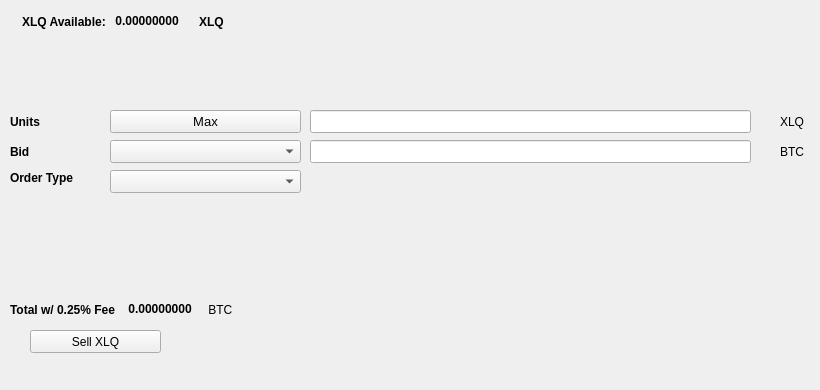
   <widget class="QWidget" name="SellTab">
    <attribute name="title">
     <string>Sell</string>
    </attribute>
    <widget class="QLabel" name="label_16">
     <property name="geometry">
      <rect>
       <x>780</x>
       <y>140</y>
       <width>31</width>
       <height>23</height>
      </rect>
     </property>
     <property name="text">
      <string>BTC</string>
     </property>
    </widget>
    <widget class="QComboBox" name="SellBidcomboBox">
     <property name="geometry">
      <rect>
       <x>110</x>
       <y>140</y>
       <width>191</width>
       <height>23</height>
      </rect>
     </property>
     <property name="font">
      <font>
       <pointsize>10</pointsize>
      </font>
     </property>
    </widget>
    <widget class="QLabel" name="label_18">
     <property name="geometry">
      <rect>
       <x>10</x>
       <y>110</y>
       <width>46</width>
       <height>23</height>
      </rect>
     </property>
     <property name="font">
      <font>
       <weight>75</weight>
       <bold>true</bold>
      </font>
     </property>
     <property name="text">
      <string>Units</string>
     </property>
    </widget>
    <widget class="QPushButton" name="Sell_Max_Amount">
     <property name="geometry">
      <rect>
       <x>110</x>
       <y>110</y>
       <width>191</width>
       <height>23</height>
      </rect>
     </property>
     <property name="font">
      <font>
       <pointsize>10</pointsize>
      </font>
     </property>
     <property name="text">
      <string>Max</string>
     </property>
    </widget>
    <widget class="QLabel" name="label_20">
     <property name="geometry">
      <rect>
       <x>10</x>
       <y>170</y>
       <width>91</width>
       <height>16</height>
      </rect>
     </property>
     <property name="font">
      <font>
       <weight>75</weight>
       <bold>true</bold>
      </font>
     </property>
     <property name="text">
      <string>Order Type</string>
     </property>
    </widget>
    <widget class="QComboBox" name="SellOrdertypeCombo">
     <property name="geometry">
      <rect>
       <x>110</x>
       <y>170</y>
       <width>191</width>
       <height>23</height>
      </rect>
     </property>
     <property name="font">
      <font>
       <pointsize>10</pointsize>
      </font>
     </property>
    </widget>
    <widget class="QLabel" name="label_21">
     <property name="geometry">
      <rect>
       <x>10</x>
       <y>140</y>
       <width>46</width>
       <height>23</height>
      </rect>
     </property>
     <property name="font">
      <font>
       <weight>75</weight>
       <bold>true</bold>
      </font>
     </property>
     <property name="text">
      <string>Bid</string>
     </property>
    </widget>
    <widget class="QLabel" name="label_22">
     <property name="geometry">
      <rect>
       <x>780</x>
       <y>110</y>
       <width>31</width>
       <height>23</height>
      </rect>
     </property>
     <property name="text">
      <string>XLQ</string>
     </property>
    </widget>
    <widget class="QLineEdit" name="UnitsInputXLQ">
     <property name="geometry">
      <rect>
       <x>310</x>
       <y>110</y>
       <width>441</width>
       <height>23</height>
      </rect>
     </property>
     <property name="font">
      <font>
       <pointsize>9</pointsize>
       <weight>75</weight>
       <bold>true</bold>
      </font>
     </property>
    </widget>
    <widget class="QLineEdit" name="SellBidPriceEdit">
     <property name="geometry">
      <rect>
       <x>310</x>
       <y>140</y>
       <width>441</width>
       <height>23</height>
      </rect>
     </property>
     <property name="font">
      <font>
       <pointsize>9</pointsize>
       <weight>75</weight>
       <bold>true</bold>
      </font>
     </property>
    </widget>
    <widget class="QPushButton" name="SellXLQBTN">
     <property name="geometry">
      <rect>
       <x>30</x>
       <y>330</y>
       <width>131</width>
       <height>23</height>
      </rect>
     </property>
     <property name="text">
      <string>Sell XLQ</string>
     </property>
     <property name="icon">
      <iconset resource="../adeptio">
       <normaloff>:/icons/bitcoin</normaloff>:/icons/bitcoin</iconset>
     </property>
    </widget>
    <widget class="QWidget" name="layoutWidget3">
     <property name="geometry">
      <rect>
       <x>22</x>
       <y>12</y>
       <width>258</width>
       <height>19</height>
      </rect>
     </property>
     <layout class="QHBoxLayout" name="horizontalLayout">
      <item>
       <widget class="QLabel" name="label232_2">
        <property name="font">
         <font>
          <weight>75</weight>
          <bold>true</bold>
         </font>
        </property>
        <property name="text">
         <string>XLQ Available:</string>
        </property>
       </widget>
      </item>
      <item>
       <widget class="QLabel" name="XLQAvailableLabel">
        <property name="palette">
         <palette>
          <active>
           <colorrole role="WindowText">
            <brush brushstyle="SolidPattern">
             <color alpha="255">
              <red>0</red>
              <green>0</green>
              <blue>0</blue>
             </color>
            </brush>
           </colorrole>
           <colorrole role="Button">
            <brush brushstyle="SolidPattern">
             <color alpha="255">
              <red>0</red>
              <green>170</green>
              <blue>0</blue>
             </color>
            </brush>
           </colorrole>
           <colorrole role="Light">
            <brush brushstyle="SolidPattern">
             <color alpha="255">
              <red>0</red>
              <green>255</green>
              <blue>0</blue>
             </color>
            </brush>
           </colorrole>
           <colorrole role="Midlight">
            <brush brushstyle="SolidPattern">
             <color alpha="255">
              <red>0</red>
              <green>212</green>
              <blue>0</blue>
             </color>
            </brush>
           </colorrole>
           <colorrole role="Dark">
            <brush brushstyle="SolidPattern">
             <color alpha="255">
              <red>0</red>
              <green>85</green>
              <blue>0</blue>
             </color>
            </brush>
           </colorrole>
           <colorrole role="Mid">
            <brush brushstyle="SolidPattern">
             <color alpha="255">
              <red>0</red>
              <green>113</green>
              <blue>0</blue>
             </color>
            </brush>
           </colorrole>
           <colorrole role="Text">
            <brush brushstyle="SolidPattern">
             <color alpha="255">
              <red>0</red>
              <green>170</green>
              <blue>0</blue>
             </color>
            </brush>
           </colorrole>
           <colorrole role="BrightText">
            <brush brushstyle="SolidPattern">
             <color alpha="255">
              <red>255</red>
              <green>255</green>
              <blue>255</blue>
             </color>
            </brush>
           </colorrole>
           <colorrole role="ButtonText">
            <brush brushstyle="SolidPattern">
             <color alpha="255">
              <red>0</red>
              <green>0</green>
              <blue>0</blue>
             </color>
            </brush>
           </colorrole>
           <colorrole role="Base">
            <brush brushstyle="SolidPattern">
             <color alpha="255">
              <red>255</red>
              <green>255</green>
              <blue>255</blue>
             </color>
            </brush>
           </colorrole>
           <colorrole role="Window">
            <brush brushstyle="SolidPattern">
             <color alpha="255">
              <red>0</red>
              <green>170</green>
              <blue>0</blue>
             </color>
            </brush>
           </colorrole>
           <colorrole role="Shadow">
            <brush brushstyle="SolidPattern">
             <color alpha="255">
              <red>0</red>
              <green>0</green>
              <blue>0</blue>
             </color>
            </brush>
           </colorrole>
           <colorrole role="AlternateBase">
            <brush brushstyle="SolidPattern">
             <color alpha="255">
              <red>127</red>
              <green>212</green>
              <blue>127</blue>
             </color>
            </brush>
           </colorrole>
           <colorrole role="ToolTipBase">
            <brush brushstyle="SolidPattern">
             <color alpha="255">
              <red>255</red>
              <green>255</green>
              <blue>220</blue>
             </color>
            </brush>
           </colorrole>
           <colorrole role="ToolTipText">
            <brush brushstyle="SolidPattern">
             <color alpha="255">
              <red>0</red>
              <green>0</green>
              <blue>0</blue>
             </color>
            </brush>
           </colorrole>
          </active>
          <inactive>
           <colorrole role="WindowText">
            <brush brushstyle="SolidPattern">
             <color alpha="255">
              <red>0</red>
              <green>0</green>
              <blue>0</blue>
             </color>
            </brush>
           </colorrole>
           <colorrole role="Button">
            <brush brushstyle="SolidPattern">
             <color alpha="255">
              <red>0</red>
              <green>170</green>
              <blue>0</blue>
             </color>
            </brush>
           </colorrole>
           <colorrole role="Light">
            <brush brushstyle="SolidPattern">
             <color alpha="255">
              <red>0</red>
              <green>255</green>
              <blue>0</blue>
             </color>
            </brush>
           </colorrole>
           <colorrole role="Midlight">
            <brush brushstyle="SolidPattern">
             <color alpha="255">
              <red>0</red>
              <green>212</green>
              <blue>0</blue>
             </color>
            </brush>
           </colorrole>
           <colorrole role="Dark">
            <brush brushstyle="SolidPattern">
             <color alpha="255">
              <red>0</red>
              <green>85</green>
              <blue>0</blue>
             </color>
            </brush>
           </colorrole>
           <colorrole role="Mid">
            <brush brushstyle="SolidPattern">
             <color alpha="255">
              <red>0</red>
              <green>113</green>
              <blue>0</blue>
             </color>
            </brush>
           </colorrole>
           <colorrole role="Text">
            <brush brushstyle="SolidPattern">
             <color alpha="255">
              <red>0</red>
              <green>170</green>
              <blue>0</blue>
             </color>
            </brush>
           </colorrole>
           <colorrole role="BrightText">
            <brush brushstyle="SolidPattern">
             <color alpha="255">
              <red>255</red>
              <green>255</green>
              <blue>255</blue>
             </color>
            </brush>
           </colorrole>
           <colorrole role="ButtonText">
            <brush brushstyle="SolidPattern">
             <color alpha="255">
              <red>0</red>
              <green>0</green>
              <blue>0</blue>
             </color>
            </brush>
           </colorrole>
           <colorrole role="Base">
            <brush brushstyle="SolidPattern">
             <color alpha="255">
              <red>255</red>
              <green>255</green>
              <blue>255</blue>
             </color>
            </brush>
           </colorrole>
           <colorrole role="Window">
            <brush brushstyle="SolidPattern">
             <color alpha="255">
              <red>0</red>
              <green>170</green>
              <blue>0</blue>
             </color>
            </brush>
           </colorrole>
           <colorrole role="Shadow">
            <brush brushstyle="SolidPattern">
             <color alpha="255">
              <red>0</red>
              <green>0</green>
              <blue>0</blue>
             </color>
            </brush>
           </colorrole>
           <colorrole role="AlternateBase">
            <brush brushstyle="SolidPattern">
             <color alpha="255">
              <red>127</red>
              <green>212</green>
              <blue>127</blue>
             </color>
            </brush>
           </colorrole>
           <colorrole role="ToolTipBase">
            <brush brushstyle="SolidPattern">
             <color alpha="255">
              <red>255</red>
              <green>255</green>
              <blue>220</blue>
             </color>
            </brush>
           </colorrole>
           <colorrole role="ToolTipText">
            <brush brushstyle="SolidPattern">
             <color alpha="255">
              <red>0</red>
              <green>0</green>
              <blue>0</blue>
             </color>
            </brush>
           </colorrole>
          </inactive>
          <disabled>
           <colorrole role="WindowText">
            <brush brushstyle="SolidPattern">
             <color alpha="255">
              <red>0</red>
              <green>85</green>
              <blue>0</blue>
             </color>
            </brush>
           </colorrole>
           <colorrole role="Button">
            <brush brushstyle="SolidPattern">
             <color alpha="255">
              <red>0</red>
              <green>170</green>
              <blue>0</blue>
             </color>
            </brush>
           </colorrole>
           <colorrole role="Light">
            <brush brushstyle="SolidPattern">
             <color alpha="255">
              <red>0</red>
              <green>255</green>
              <blue>0</blue>
             </color>
            </brush>
           </colorrole>
           <colorrole role="Midlight">
            <brush brushstyle="SolidPattern">
             <color alpha="255">
              <red>0</red>
              <green>212</green>
              <blue>0</blue>
             </color>
            </brush>
           </colorrole>
           <colorrole role="Dark">
            <brush brushstyle="SolidPattern">
             <color alpha="255">
              <red>0</red>
              <green>85</green>
              <blue>0</blue>
             </color>
            </brush>
           </colorrole>
           <colorrole role="Mid">
            <brush brushstyle="SolidPattern">
             <color alpha="255">
              <red>0</red>
              <green>113</green>
              <blue>0</blue>
             </color>
            </brush>
           </colorrole>
           <colorrole role="Text">
            <brush brushstyle="SolidPattern">
             <color alpha="255">
              <red>0</red>
              <green>85</green>
              <blue>0</blue>
             </color>
            </brush>
           </colorrole>
           <colorrole role="BrightText">
            <brush brushstyle="SolidPattern">
             <color alpha="255">
              <red>255</red>
              <green>255</green>
              <blue>255</blue>
             </color>
            </brush>
           </colorrole>
           <colorrole role="ButtonText">
            <brush brushstyle="SolidPattern">
             <color alpha="255">
              <red>0</red>
              <green>85</green>
              <blue>0</blue>
             </color>
            </brush>
           </colorrole>
           <colorrole role="Base">
            <brush brushstyle="SolidPattern">
             <color alpha="255">
              <red>0</red>
              <green>170</green>
              <blue>0</blue>
             </color>
            </brush>
           </colorrole>
           <colorrole role="Window">
            <brush brushstyle="SolidPattern">
             <color alpha="255">
              <red>0</red>
              <green>170</green>
              <blue>0</blue>
             </color>
            </brush>
           </colorrole>
           <colorrole role="Shadow">
            <brush brushstyle="SolidPattern">
             <color alpha="255">
              <red>0</red>
              <green>0</green>
              <blue>0</blue>
             </color>
            </brush>
           </colorrole>
           <colorrole role="AlternateBase">
            <brush brushstyle="SolidPattern">
             <color alpha="255">
              <red>0</red>
              <green>170</green>
              <blue>0</blue>
             </color>
            </brush>
           </colorrole>
           <colorrole role="ToolTipBase">
            <brush brushstyle="SolidPattern">
             <color alpha="255">
              <red>255</red>
              <green>255</green>
              <blue>220</blue>
             </color>
            </brush>
           </colorrole>
           <colorrole role="ToolTipText">
            <brush brushstyle="SolidPattern">
             <color alpha="255">
              <red>0</red>
              <green>0</green>
              <blue>0</blue>
             </color>
            </brush>
           </colorrole>
          </disabled>
         </palette>
        </property>
        <property name="font">
         <font>
          <weight>75</weight>
          <bold>true</bold>
         </font>
        </property>
        <property name="text">
         <string> 0.00000000 </string>
        </property>
        <property name="textInteractionFlags">
         <set>Qt::LinksAccessibleByMouse|Qt::TextSelectableByKeyboard|Qt::TextSelectableByMouse</set>
        </property>
       </widget>
      </item>
      <item>
       <widget class="QLabel" name="labelXLQ">
        <property name="font">
         <font>
          <weight>75</weight>
          <bold>true</bold>
         </font>
        </property>
        <property name="text">
         <string>XLQ</string>
        </property>
       </widget>
      </item>
     </layout>
    </widget>
    <widget class="QWidget" name="layoutWidget">
     <property name="geometry">
      <rect>
       <x>10</x>
       <y>300</y>
       <width>268</width>
       <height>19</height>
      </rect>
     </property>
     <layout class="QHBoxLayout" name="horizontalLayout_2">
      <item>
       <widget class="QLabel" name="label_19">
        <property name="font">
         <font>
          <weight>75</weight>
          <bold>true</bold>
         </font>
        </property>
        <property name="text">
         <string>Total w/ 0.25% Fee </string>
        </property>
       </widget>
      </item>
      <item>
       <widget class="QLabel" name="SellCostLabel">
        <property name="palette">
         <palette>
          <active>
           <colorrole role="WindowText">
            <brush brushstyle="SolidPattern">
             <color alpha="255">
              <red>0</red>
              <green>0</green>
              <blue>0</blue>
             </color>
            </brush>
           </colorrole>
           <colorrole role="Button">
            <brush brushstyle="SolidPattern">
             <color alpha="255">
              <red>0</red>
              <green>170</green>
              <blue>0</blue>
             </color>
            </brush>
           </colorrole>
           <colorrole role="Light">
            <brush brushstyle="SolidPattern">
             <color alpha="255">
              <red>0</red>
              <green>255</green>
              <blue>0</blue>
             </color>
            </brush>
           </colorrole>
           <colorrole role="Midlight">
            <brush brushstyle="SolidPattern">
             <color alpha="255">
              <red>0</red>
              <green>212</green>
              <blue>0</blue>
             </color>
            </brush>
           </colorrole>
           <colorrole role="Dark">
            <brush brushstyle="SolidPattern">
             <color alpha="255">
              <red>0</red>
              <green>85</green>
              <blue>0</blue>
             </color>
            </brush>
           </colorrole>
           <colorrole role="Mid">
            <brush brushstyle="SolidPattern">
             <color alpha="255">
              <red>0</red>
              <green>113</green>
              <blue>0</blue>
             </color>
            </brush>
           </colorrole>
           <colorrole role="Text">
            <brush brushstyle="SolidPattern">
             <color alpha="255">
              <red>0</red>
              <green>170</green>
              <blue>0</blue>
             </color>
            </brush>
           </colorrole>
           <colorrole role="BrightText">
            <brush brushstyle="SolidPattern">
             <color alpha="255">
              <red>255</red>
              <green>255</green>
              <blue>255</blue>
             </color>
            </brush>
           </colorrole>
           <colorrole role="ButtonText">
            <brush brushstyle="SolidPattern">
             <color alpha="255">
              <red>0</red>
              <green>0</green>
              <blue>0</blue>
             </color>
            </brush>
           </colorrole>
           <colorrole role="Base">
            <brush brushstyle="SolidPattern">
             <color alpha="255">
              <red>255</red>
              <green>255</green>
              <blue>255</blue>
             </color>
            </brush>
           </colorrole>
           <colorrole role="Window">
            <brush brushstyle="SolidPattern">
             <color alpha="255">
              <red>0</red>
              <green>170</green>
              <blue>0</blue>
             </color>
            </brush>
           </colorrole>
           <colorrole role="Shadow">
            <brush brushstyle="SolidPattern">
             <color alpha="255">
              <red>0</red>
              <green>0</green>
              <blue>0</blue>
             </color>
            </brush>
           </colorrole>
           <colorrole role="AlternateBase">
            <brush brushstyle="SolidPattern">
             <color alpha="255">
              <red>127</red>
              <green>212</green>
              <blue>127</blue>
             </color>
            </brush>
           </colorrole>
           <colorrole role="ToolTipBase">
            <brush brushstyle="SolidPattern">
             <color alpha="255">
              <red>255</red>
              <green>255</green>
              <blue>220</blue>
             </color>
            </brush>
           </colorrole>
           <colorrole role="ToolTipText">
            <brush brushstyle="SolidPattern">
             <color alpha="255">
              <red>0</red>
              <green>0</green>
              <blue>0</blue>
             </color>
            </brush>
           </colorrole>
          </active>
          <inactive>
           <colorrole role="WindowText">
            <brush brushstyle="SolidPattern">
             <color alpha="255">
              <red>0</red>
              <green>0</green>
              <blue>0</blue>
             </color>
            </brush>
           </colorrole>
           <colorrole role="Button">
            <brush brushstyle="SolidPattern">
             <color alpha="255">
              <red>0</red>
              <green>170</green>
              <blue>0</blue>
             </color>
            </brush>
           </colorrole>
           <colorrole role="Light">
            <brush brushstyle="SolidPattern">
             <color alpha="255">
              <red>0</red>
              <green>255</green>
              <blue>0</blue>
             </color>
            </brush>
           </colorrole>
           <colorrole role="Midlight">
            <brush brushstyle="SolidPattern">
             <color alpha="255">
              <red>0</red>
              <green>212</green>
              <blue>0</blue>
             </color>
            </brush>
           </colorrole>
           <colorrole role="Dark">
            <brush brushstyle="SolidPattern">
             <color alpha="255">
              <red>0</red>
              <green>85</green>
              <blue>0</blue>
             </color>
            </brush>
           </colorrole>
           <colorrole role="Mid">
            <brush brushstyle="SolidPattern">
             <color alpha="255">
              <red>0</red>
              <green>113</green>
              <blue>0</blue>
             </color>
            </brush>
           </colorrole>
           <colorrole role="Text">
            <brush brushstyle="SolidPattern">
             <color alpha="255">
              <red>0</red>
              <green>170</green>
              <blue>0</blue>
             </color>
            </brush>
           </colorrole>
           <colorrole role="BrightText">
            <brush brushstyle="SolidPattern">
             <color alpha="255">
              <red>255</red>
              <green>255</green>
              <blue>255</blue>
             </color>
            </brush>
           </colorrole>
           <colorrole role="ButtonText">
            <brush brushstyle="SolidPattern">
             <color alpha="255">
              <red>0</red>
              <green>0</green>
              <blue>0</blue>
             </color>
            </brush>
           </colorrole>
           <colorrole role="Base">
            <brush brushstyle="SolidPattern">
             <color alpha="255">
              <red>255</red>
              <green>255</green>
              <blue>255</blue>
             </color>
            </brush>
           </colorrole>
           <colorrole role="Window">
            <brush brushstyle="SolidPattern">
             <color alpha="255">
              <red>0</red>
              <green>170</green>
              <blue>0</blue>
             </color>
            </brush>
           </colorrole>
           <colorrole role="Shadow">
            <brush brushstyle="SolidPattern">
             <color alpha="255">
              <red>0</red>
              <green>0</green>
              <blue>0</blue>
             </color>
            </brush>
           </colorrole>
           <colorrole role="AlternateBase">
            <brush brushstyle="SolidPattern">
             <color alpha="255">
              <red>127</red>
              <green>212</green>
              <blue>127</blue>
             </color>
            </brush>
           </colorrole>
           <colorrole role="ToolTipBase">
            <brush brushstyle="SolidPattern">
             <color alpha="255">
              <red>255</red>
              <green>255</green>
              <blue>220</blue>
             </color>
            </brush>
           </colorrole>
           <colorrole role="ToolTipText">
            <brush brushstyle="SolidPattern">
             <color alpha="255">
              <red>0</red>
              <green>0</green>
              <blue>0</blue>
             </color>
            </brush>
           </colorrole>
          </inactive>
          <disabled>
           <colorrole role="WindowText">
            <brush brushstyle="SolidPattern">
             <color alpha="255">
              <red>0</red>
              <green>85</green>
              <blue>0</blue>
             </color>
            </brush>
           </colorrole>
           <colorrole role="Button">
            <brush brushstyle="SolidPattern">
             <color alpha="255">
              <red>0</red>
              <green>170</green>
              <blue>0</blue>
             </color>
            </brush>
           </colorrole>
           <colorrole role="Light">
            <brush brushstyle="SolidPattern">
             <color alpha="255">
              <red>0</red>
              <green>255</green>
              <blue>0</blue>
             </color>
            </brush>
           </colorrole>
           <colorrole role="Midlight">
            <brush brushstyle="SolidPattern">
             <color alpha="255">
              <red>0</red>
              <green>212</green>
              <blue>0</blue>
             </color>
            </brush>
           </colorrole>
           <colorrole role="Dark">
            <brush brushstyle="SolidPattern">
             <color alpha="255">
              <red>0</red>
              <green>85</green>
              <blue>0</blue>
             </color>
            </brush>
           </colorrole>
           <colorrole role="Mid">
            <brush brushstyle="SolidPattern">
             <color alpha="255">
              <red>0</red>
              <green>113</green>
              <blue>0</blue>
             </color>
            </brush>
           </colorrole>
           <colorrole role="Text">
            <brush brushstyle="SolidPattern">
             <color alpha="255">
              <red>0</red>
              <green>85</green>
              <blue>0</blue>
             </color>
            </brush>
           </colorrole>
           <colorrole role="BrightText">
            <brush brushstyle="SolidPattern">
             <color alpha="255">
              <red>255</red>
              <green>255</green>
              <blue>255</blue>
             </color>
            </brush>
           </colorrole>
           <colorrole role="ButtonText">
            <brush brushstyle="SolidPattern">
             <color alpha="255">
              <red>0</red>
              <green>85</green>
              <blue>0</blue>
             </color>
            </brush>
           </colorrole>
           <colorrole role="Base">
            <brush brushstyle="SolidPattern">
             <color alpha="255">
              <red>0</red>
              <green>170</green>
              <blue>0</blue>
             </color>
            </brush>
           </colorrole>
           <colorrole role="Window">
            <brush brushstyle="SolidPattern">
             <color alpha="255">
              <red>0</red>
              <green>170</green>
              <blue>0</blue>
             </color>
            </brush>
           </colorrole>
           <colorrole role="Shadow">
            <brush brushstyle="SolidPattern">
             <color alpha="255">
              <red>0</red>
              <green>0</green>
              <blue>0</blue>
             </color>
            </brush>
           </colorrole>
           <colorrole role="AlternateBase">
            <brush brushstyle="SolidPattern">
             <color alpha="255">
              <red>0</red>
              <green>170</green>
              <blue>0</blue>
             </color>
            </brush>
           </colorrole>
           <colorrole role="ToolTipBase">
            <brush brushstyle="SolidPattern">
             <color alpha="255">
              <red>255</red>
              <green>255</green>
              <blue>220</blue>
             </color>
            </brush>
           </colorrole>
           <colorrole role="ToolTipText">
            <brush brushstyle="SolidPattern">
             <color alpha="255">
              <red>0</red>
              <green>0</green>
              <blue>0</blue>
             </color>
            </brush>
           </colorrole>
          </disabled>
         </palette>
        </property>
        <property name="font">
         <font>
          <weight>75</weight>
          <bold>true</bold>
         </font>
        </property>
        <property name="autoFillBackground">
         <bool>false</bool>
        </property>
        <property name="text">
         <string> 0.00000000</string>
        </property>
        <property name="textInteractionFlags">
         <set>Qt::LinksAccessibleByMouse|Qt::TextSelectableByMouse</set>
        </property>
       </widget>
      </item>
      <item>
       <widget class="QLabel" name="label_17">
        <property name="font">
         <font>
          <weight>50</weight>
          <bold>false</bold>
         </font>
        </property>
        <property name="text">
         <string> BTC</string>
        </property>
       </widget>
      </item>
     </layout>
    </widget>
    <widget class="QLabel" name="label_23">
     <property name="geometry">
      <rect>
       <x>460</x>
       <y>300</y>
       <width>281</width>
       <height>81</height>
      </rect>
     </property>
     <property name="text">
      <string/>
     </property>
     <property name="pixmap">
      <pixmap>:/images/bittrex</pixmap>
     </property>
    </widget>
   </widget>
